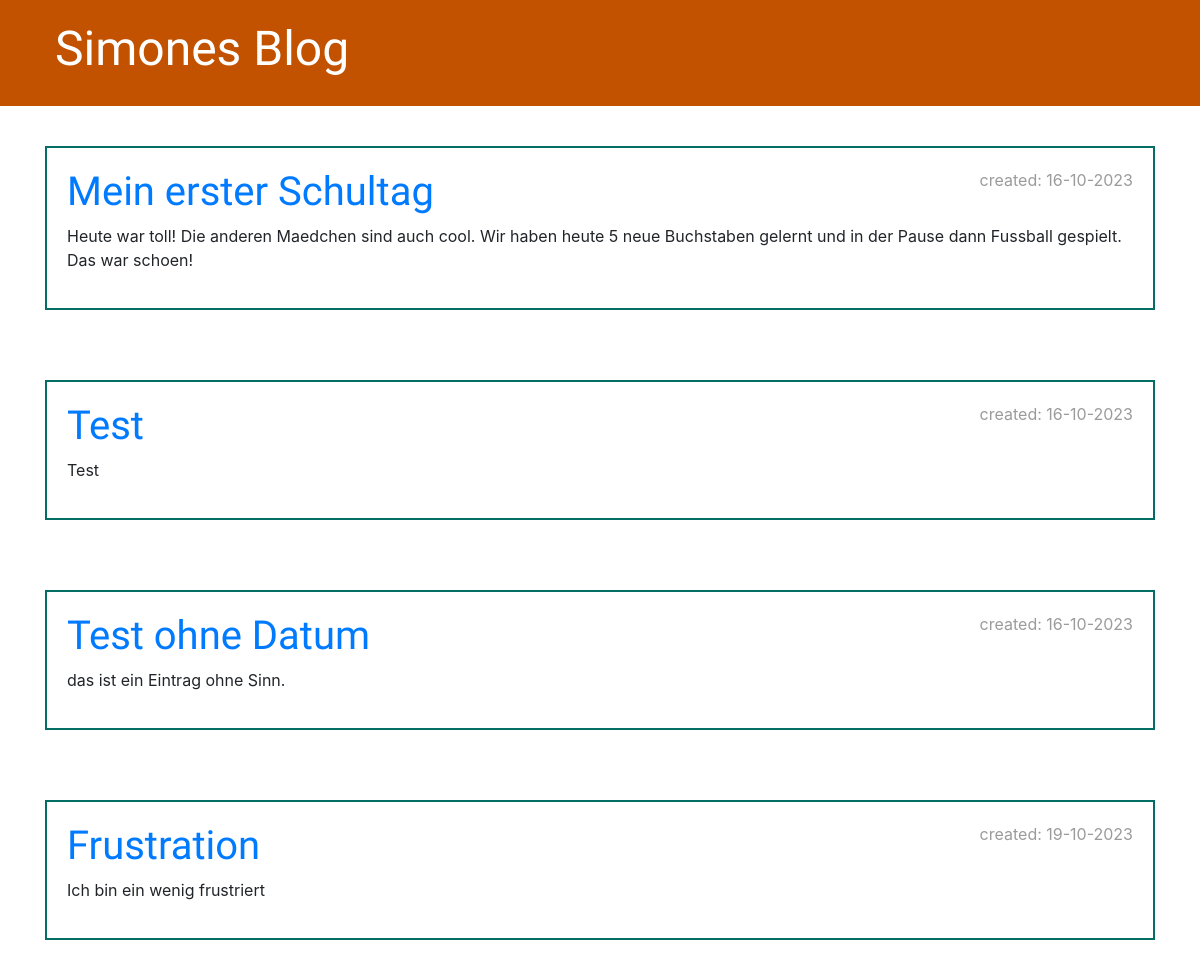
Before: /post/draft_list with the older database file.
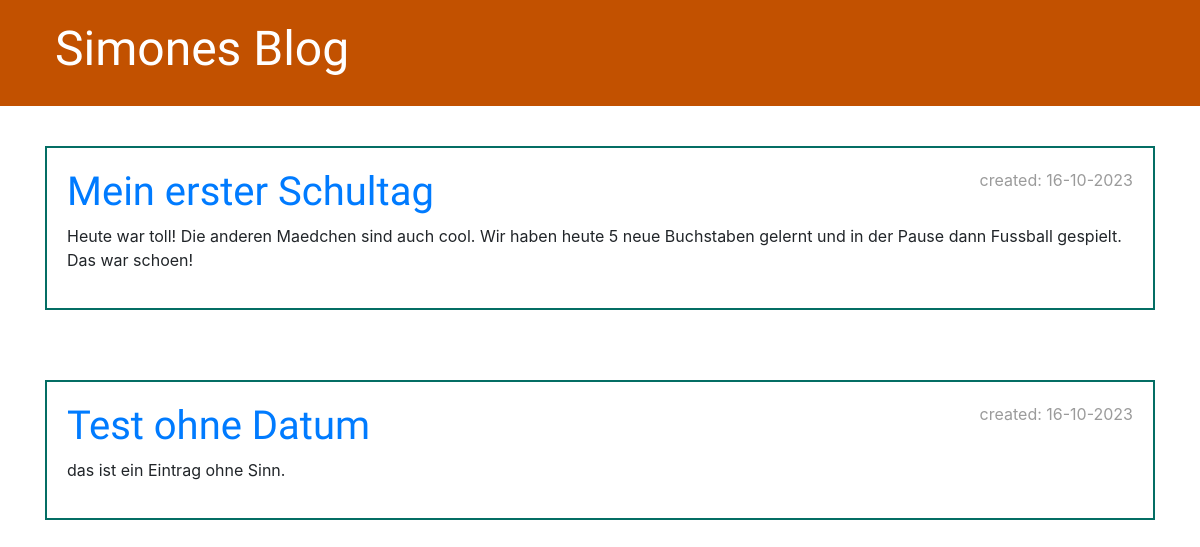
After: the same page with the newer database file.
### blog/models.py (models this page shows, shortened)
class Post(models.Model):
	author = models.ForeignKey(settings.AUTH_USER_MODEL, on_delete= models.CASCADE)
	title= models.CharField(max_length=200)
	text= models.TextField()
	created_date= models.DateTimeField(default=timezone.now)
	published_date= models.DateTimeField(blank=True, null=True)
	app_label = "mypost"

### blog/views.py (the view)
# urls.py: path('post/draft_list', views.post_draft_list, name='post_draft_list'),
def post_draft_list(request):
   draft_posts = Post.objects.filter(published_date__isnull=True).order_by('created_date')
   return render(request, 'blog/post_draft_list.html', {'posts':draft_posts})

### blog/templates/blog/post_draft_list.html
{%  extends 'blog/base.html' %}
{% block content %}
    {% for post in posts %}
        <div class="post">
            <p class="date">created: {{ post.created_date|date:'d-m-Y' }}</p>
            <h1><a href="{% url 'post_detail' pk=post.pk %}">{{ post.title }}</a></h1>
            <p>{{ post.text|truncatechars:200 }}</p>
        </div>
    {% endfor %}
{% endblock %}

Changed rows visible on the page:
removed Post: created_date "16-10-2023", title "Test", text "Test"
removed Post: created_date "19-10-2023", title "Frustration", text "Ich bin ein wenig frustriert"
